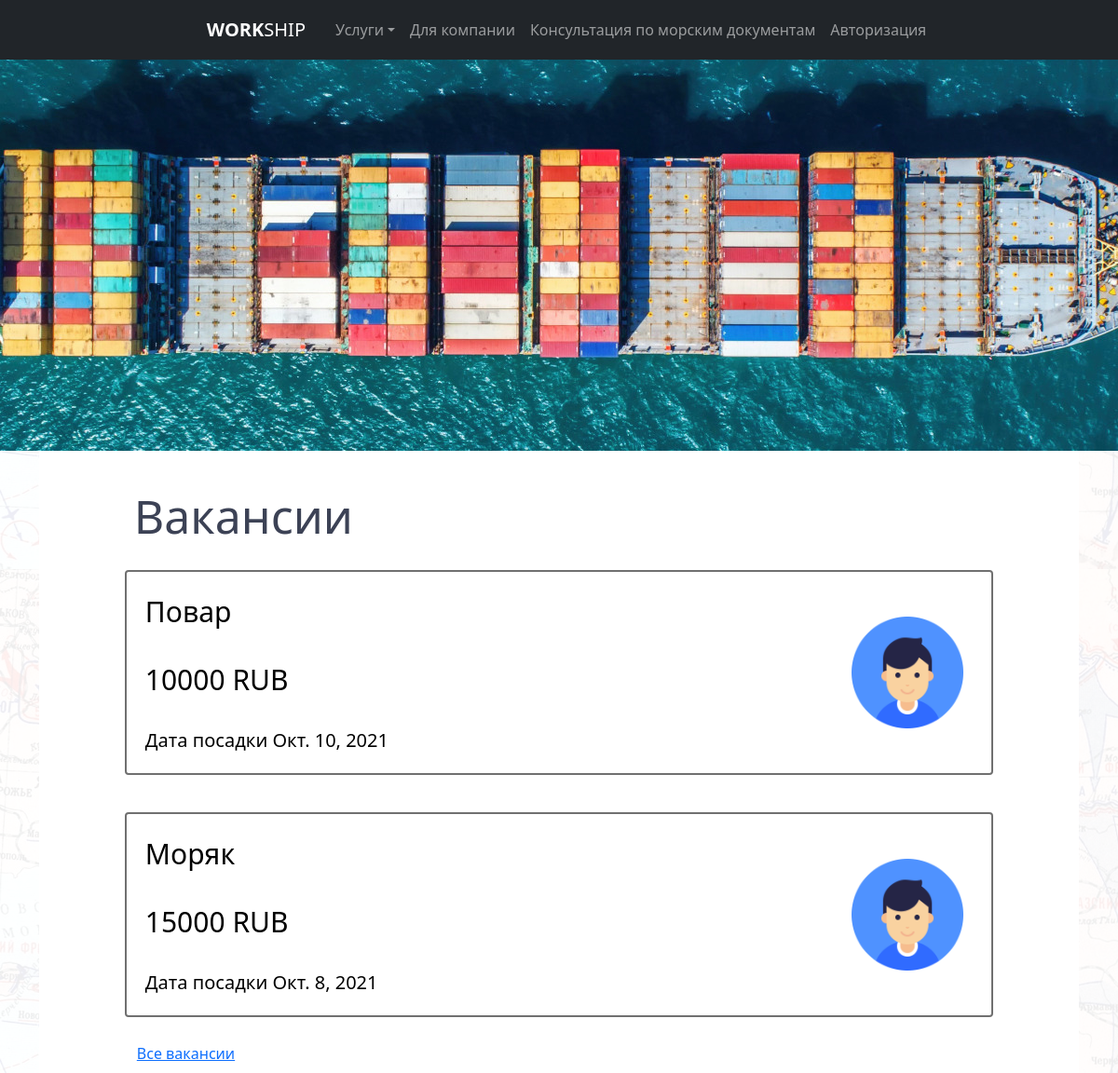
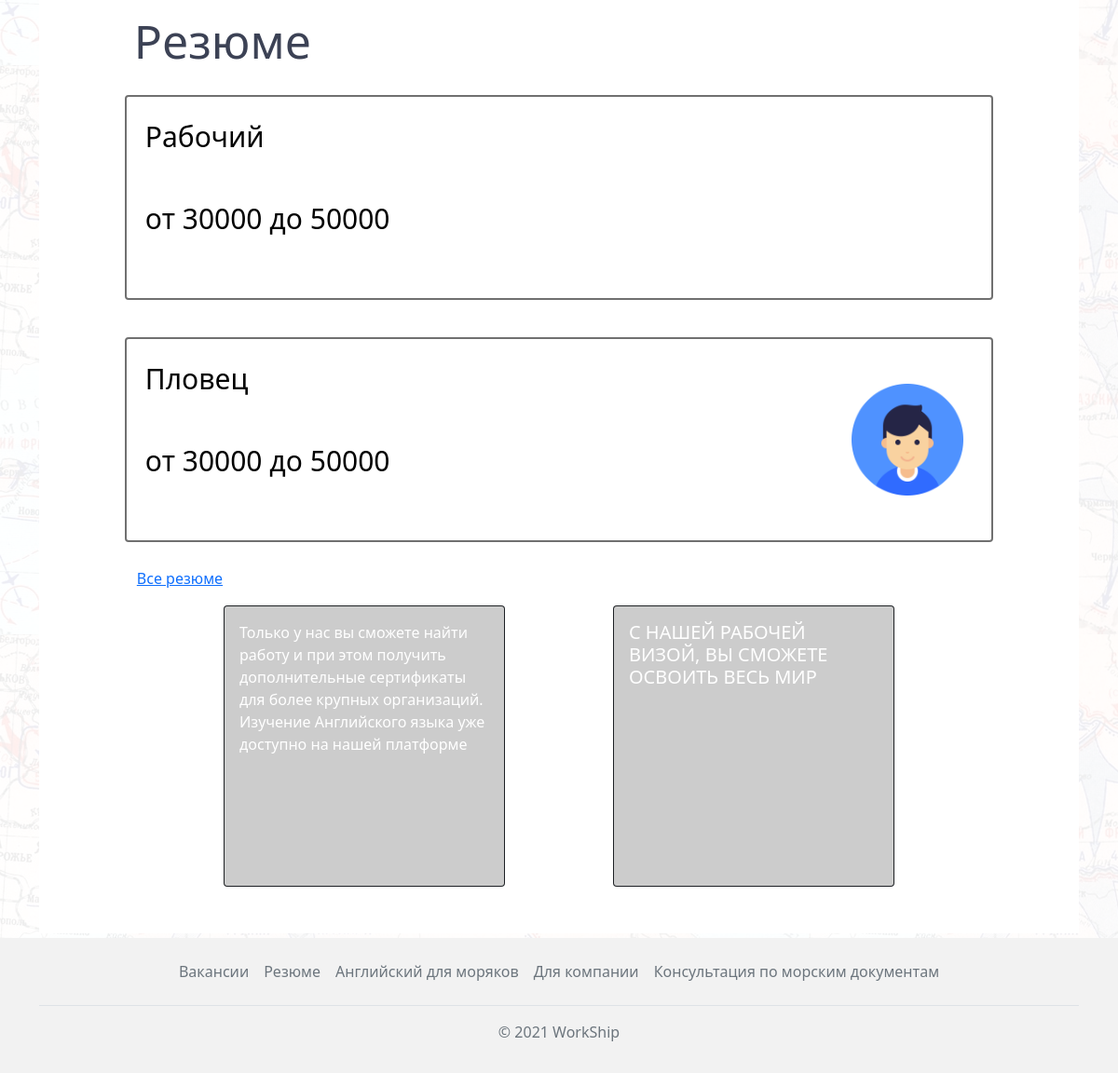
The page / on the database its author committed (2 pictures, top to bottom).
### vacancies/models.py (models this page shows, shortened)
class Vacancy(models.Model):
    user = models.ForeignKey(User, on_delete=models.CASCADE)
    title = models.CharField('Должность', max_length=255)
    salary = models.CharField('Зарплата', max_length=255)
    vessel_type = models.CharField('Тип судна', max_length=255, default="")
    date_start = models.DateField('Дата посадки')
    landing = models.CharField('Место посадки', max_length=255, default="")
    contract_term = models.CharField('Срок контракта', max_length=255, default="")
    image = models.ImageField(verbose_name='Изображение', upload_to=image_directory_path, storage=image_storage, default='defaultuser.png')
    time_create = models.DateTimeField('Дата создания', auto_now_add=True, null=True)
    time_update = models.DateTimeField('Дата изменения', auto_now=True, null=True)
    is_published = models.BooleanField('Публикация', default=True)
    def get_absolute_url(self):
        return reverse('vacancies_detail', kwargs={'vacancy_id': self.pk})
    class Meta:
        verbose_name = 'Вакансия'
        verbose_name_plural = 'Вакансии'
        ordering = ['-time_create', 'title']

### summaries/models.py (models this page shows, shortened)
class Summary(models.Model):
    user = models.ForeignKey(User, on_delete=models.CASCADE)
    name = models.CharField('Название', max_length=255)
    job = models.CharField('Должность', max_length=255)
    city = models.CharField('Город', max_length=255)
    salary_min = models.CharField('Зарплата от', max_length=255)
    salary_max = models.CharField('Зарплата до', max_length=255)
    extra = models.TextField('Дополнительно', default='Без описания')
    image = models.ImageField(upload_to=image_directory_path, storage=image_storage, default='defaultuser.png')
    time_create = models.DateTimeField('Дата создания', auto_now_add=True, null=True)
    time_update = models.DateTimeField('Дата изменения', auto_now=True, null=True)
    is_published = models.BooleanField('Публикация', default=True)
    def get_absolute_url(self):
        return reverse('summaries_detail', kwargs={'summary_id': self.pk})
    class Meta:
        verbose_name = 'Резюме'
        verbose_name_plural = 'Резюме'

### main/views.py (the view)
# urls.py: path('', views.index, name='home'),
def index(request):
    vacancies = Vacancy.objects.filter(is_published=True)[:3]
    summaries = Summary.objects.filter(is_published=True)[:3]
    context = {
        'vacancies': vacancies,
        'summaries': summaries
    }
    return render(request, 'main/index.html', context=context)

### main/templates/main/index.html (shortened to what this page needs)
{% extends 'main/layout.html' %}
{% load static %}
{% block content %}
      <div class="index_logo">
        <img src="{%  static 'main/img/mainlogo.jpg' %}" alt="">
      </div>
<div class="container">
      <div class="wrapper">
        <div class="vacancies">
          <div class="vacancies__header">
            <h2>Вакансии</h2>
          </div>
          <div class="vacancies__container">
            {% if vacancies %}
              {% for vacancy in vacancies %}
             <a href="{{ vacancy.get_absolute_url }}">
                <div class="vacancy">
                  <div class="vacancy__title">{{ vacancy.title }}</div>
                  <div class="vacancy__salary">{{ vacancy.salary }}</div>
                  <div class="vacancy__date">Дата посадки {{ vacancy.date_start }}</div>
                  <div class="vacancy__logo"><img class="rounded img-fluid" src="{{vacancy.image.url}}" alt=""></div>
                </div>
             </a>
              {% endfor %}
            {% else %}
              <p>Вакансий не обнаружено</p>
            {% endif %}
          </div>
            <a href="{% url 'vacancies_home' %}" class="btn btn-link">Все вакансии</a>
        </div>
      <div class="vacancies mt-3">
          <div class="vacancies__header">
            <h2>Резюме</h2>
          </div>
          <div class="vacancies__container">
            {% if summaries %}
              {% for summary in summaries %}
              <a href="{{ summary.get_absolute_url }}">
                  <div class="vacancy">
                    <div class="vacancy__title">{{ summary.name }}</div>
                    <div class="vacancy__salary">от {{ summary.salary_min }} до {{ summary.salary_max }}</div>
                    <div class="vacancy__logo"><img src="{{summary.image.url}}" alt=""></div>
                  </div>
              </a>
              {% endfor %}
            {% else %}
              <p>Резюме не обнаружено</p>
            {% endif %}
          </div>
          <a href="{% url 'summaries_home' %}" class="btn btn-link">Все резюме</a>
        </div>
        <div class="slider_index">
          <div class="slider_index__container">
            <div class="card bg-dark text-white">
                <img src="https://via.placeholder.com/300x300" class="card-img" alt="...">
                <div class="card-img-overlay">
                <p class="card-text">Только у нас вы сможете найти работу и при этом получить
                дополнительные сертификаты для более крупных организаций.
                Изучение Английского языка уже доступно на нашей платформе</p>
                </div>
            </div>
            <div class="card bg-dark text-white">
                <img src="https://via.placeholder.com/300x300" class="card-img" alt="...">
                <div class="card-img-overlay">
                <h5 class="card-title">С НАШЕЙ РАБОЧЕЙ ВИЗОЙ, ВЫ СМОЖЕТЕ ОСВОИТЬ ВЕСЬ МИР</h5>
                </div>
            </div>
          </div>
        </div>
      </div>
</div>
{% endblock %}

### main/static/main/style/css/style.css (style rules this page uses)
* { padding: 0; margin: 0; -webkit-box-sizing: border-box; box-sizing: border-box; font-family: "Segoe UI", Tahoma, Geneva, Verdana, sans-serif; scroll-behavior: smooth; }
html, body { height: 100%; }
.wrapper { padding: 40px; height: 100%; background-color: #fff; }
.index_logo { display: block; width: 100%; height: 420px; background-color: #ccc; overflow: hidden; position: relative; }
.index_logo img { min-width: 100%; position: absolute; left: 50%; top: 50%; -webkit-transform: translate(-50%, -50%); -ms-transform: translate(-50%, -50%); transform: translate(-50%, -50%); }
.vacancies { display: block; width: 90%; margin: 0 auto; background-color: #fff; }
.vacancies__header h2 { font-weight: 400; font-size: 50px; margin-left: 10px; color: #3c4255; }
.vacancies__container { display: -webkit-box; display: -webkit-flex; display: -ms-flexbox; display: flex; -webkit-box-orient: vertical; -webkit-box-direction: normal; -webkit-flex-direction: column; -ms-flex-direction: column; flex-direction: column; -webkit-box-pack: justify; -webkit-justify-content: space-between; -ms-flex-pack: justify; justify-content: space-between; }
.vacancies__container a { display: block; text-decoration: none; color: initial; width: 100%; height: 220px; margin: 20px 0; -webkit-transition: 0.2s; -o-transition: 0.2s; transition: 0.2s; }
.vacancies__container .vacancy { position: relative; display: -webkit-box; display: -webkit-flex; display: -ms-flexbox; display: flex; -webkit-box-orient: vertical; -webkit-box-direction: normal; -webkit-flex-direction: column; -ms-flex-direction: column; flex-direction: column; -webkit-box-pack: justify; -webkit-justify-content: space-between; -ms-flex-pack: justify; justify-content: space-between; width: 100%; height: 100%; border: 2px solid #707070; -webkit-border-radius: 4px; border-radius: 4px; padding: 20px; }
.vacancies__container .vacancy__title, .vacancies__container .vacancy__salary { font-size: 30px; }
.vacancies__container .vacancy__date { font-size: 20px; }
.vacancies__container .vacancy__logo { position: absolute; right: 30px; top: 50%; -webkit-transform: translateY(-50%); -ms-transform: translateY(-50%); transform: translateY(-50%); width: 120px; height: 120px; }
.vacancies__container .vacancy__logo img { width: 100%; }
.slider_index { width: 100%; padding: 10px 100px; display: -webkit-box; display: -webkit-flex; display: -ms-flexbox; display: flex; }
.slider_index__container { display: -webkit-box; display: -webkit-flex; display: -ms-flexbox; display: flex; width: 100%; -webkit-justify-content: space-around; -ms-flex-pack: distribute; justify-content: space-around; }

### rows shown on the page
Vacancy: title "Повар", salary "10000 RUB", date_start "Окт. 10, 2021", image (placeholder picture)
Vacancy: title "Моряк", salary "15000 RUB", date_start "Окт. 8, 2021", image (placeholder picture)
Summary: name "Рабочий", salary_min "30000", salary_max "50000"
Summary: name "Пловец", salary_min "30000", salary_max "50000", image (placeholder picture)
